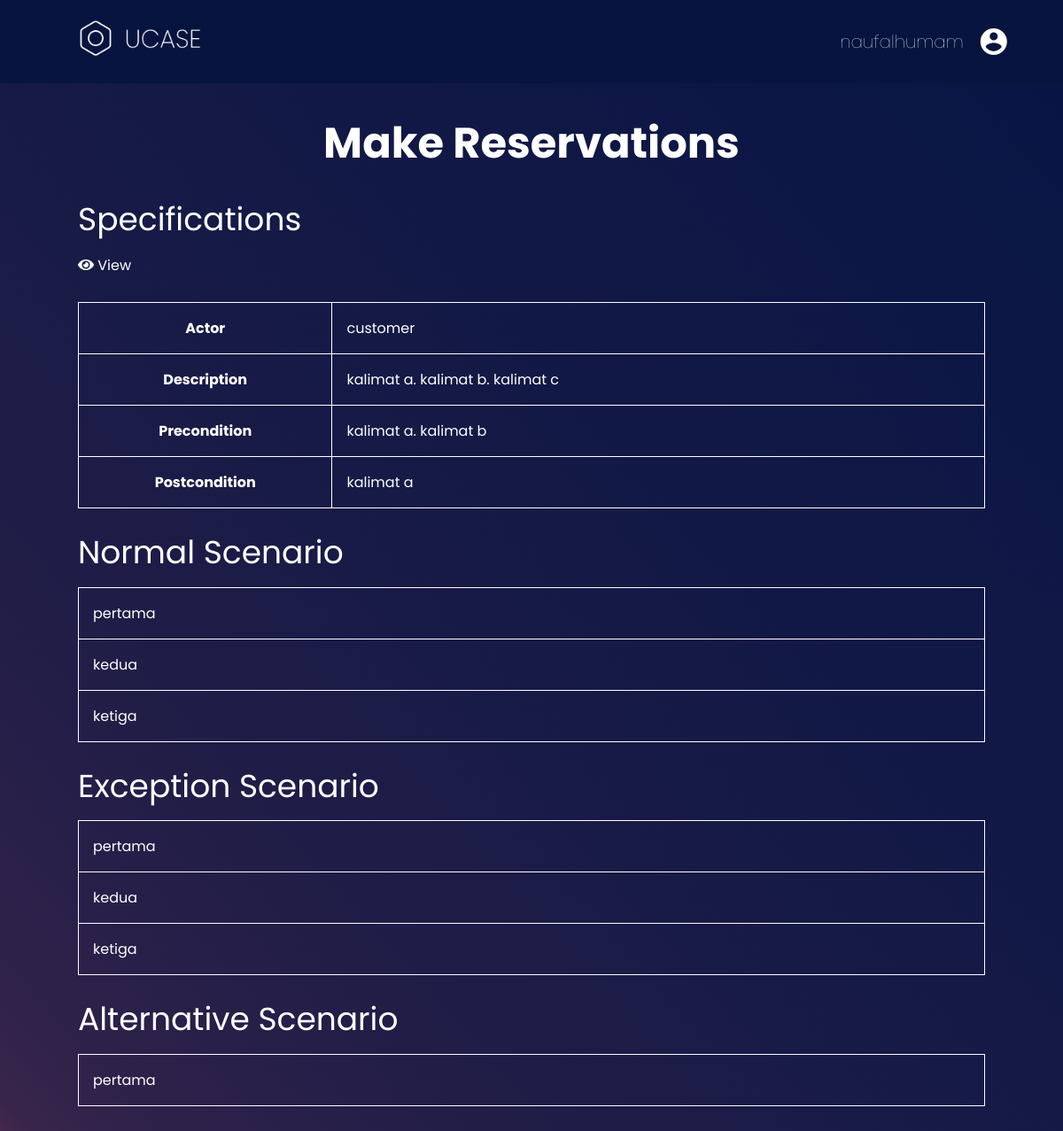
Page /ucase/spec/1 (signed in) on the committed database.
### ucase/models.py (models this page shows, shortened)
class Spec(models.Model):
    deskripsi = models.TextField()
    flow = models.TextField()
    goal = models.TextField()
    awal = models.TextField()
    akhir = models.TextField()
    ucase = models.OneToOneField(Ucase, on_delete=models.CASCADE, null=True)

class Ucase(models.Model):
    use_case = models.CharField(max_length=200)
    aktor = models.ForeignKey(Aktor, on_delete=models.CASCADE, null=True)

class Aktor(models.Model):
    nama_aktor = models.CharField(max_length=1024)
    project = models.ForeignKey(Project, on_delete=models.CASCADE, null=True)

class Skenario(models.Model):
    step = models.TextField()
    spec = models.ForeignKey(Spec, on_delete=models.CASCADE, null=True)
    class Category(models.TextChoices):
        NORMAL = 'N', ('Normal')
        ALT = 'ALT', ('Alternative')
        EXC = 'EXC', ('Exception')
    category = models.CharField(max_length=3,
                                choices = Category.choices,
                                default= Category.NORMAL
    )

### ucase/views.py (the view)
# urls.py: path('spec/<int:pk>', views.specpage, name='spec'),
@login_required(login_url='login')
def specpage (request, pk):
    context = {}
    spec = Spec.objects.get(pk=pk)
    skenarios = spec.skenario_set.all()
    flows = {
        'Normal' : [],
        'Exception' : [],
        'Alternative' : []
    }
    for skenario in skenarios:
        match skenario.category:
            case 'N':
                flows['Normal'].append(skenario.step)
            case 'ALT':
                flows['Alternative'].append(skenario.step)
            case 'EXC':
                flows['Exception'].append(skenario.step)
    context['spec'] = spec
    context['flows'] = flows
    return render(request, 'spec.html', context)

### ucase/templates/spec.html (shortened to what this page needs)
{% extends 'base.html' %} {% load static %}
{% block css %}
  <link rel="stylesheet" href="{% static 'concept1/css/spec.css' %}" />
  <link rel="stylesheet" href="{% static 'css/navbar.css' %}" />
{% endblock %}
{% block content %}
  <h1 class="">{{ spec.ucase.use_case }}</h1>
  <div class="spec">
    <h3 class="">Specifications</h3>
    <table class="">
      <tr>
        <th>Actor</th>
        <td>{{ spec.ucase.aktor.nama_aktor }}</td>
      </tr>
      <tr>
        <th>Description</th>
        <a href="/usecasespectosequence/home/{{ spec.ucase.aktor.project.id }}/usecase/{{ spec.ucase.id }}/form" class="btn btn-warning"><i class="fas fa-eye"></i> View</a>
        <td>
          {% if spec.goal %}
            {{ spec.goal }}
          {% else %}
            -
          {% endif %}
        </td>
      </tr>
      <tr>
        <th>Precondition</th>
        <td>
          {% if spec.awal %}
            {{ spec.awal }}
          {% else %}
            -
          {% endif %}
        </td>
      </tr>
      <tr>
        <th>Postcondition</th>
        <td>
          {% if spec.akhir %}
            {{ spec.akhir }}
          {% else %}
            -
          {% endif %}
        </td>
      </tr>
    </table>
  </div>
  {% for key, val in flows.items %}
    {% if val %}
      <div class="scenario">
        <h3 class="">{{ key }} Scenario</h3>
        <table class="">
          {% for v in val %}
            <tr class="">
              <td>{{ v }}</td>
            </tr>
          {% endfor %}
        </table>
      </div>
    {% endif %}
  {% endfor %}
{% endblock %}

### concept1/templates/base.html (shortened to what this page needs)
{% load static %}
<!DOCTYPE html>
<html lang="en">
  <head>
    <link rel="stylesheet" href="https://cdnjs.cloudflare.com/ajax/libs/font-awesome/5.15.3/css/all.min.css" />
    <link rel="stylesheet" href="{% static 'css/global.css' %}" />
    <link rel="stylesheet" href="{% static 'css/navbar.css' %}" />
    {% block css %}
    {% endblock %}
  </head>
  <body>
    {% if request.user.username %}
      <nav class="navbar" id="navbar">
        <a href="{% url 'home' %}"><img src="{% static 'concept1/Images/logo.png' %}" alt="Logo Ugene" /></a>
        <div class="menu">
          <div class="navbar__item">
            <p>{{ request.user.username }}</p>
            <span class="material-icons md-36">account_circle</span>
          </div>
        </div>
      </nav>
    {% endif %}
    <div class="root">
      {% block content %}
      {% endblock %}
    </div>
  </body>
</html>

### concept1/static/css/global.css (style rules this page uses)
html { min-height: 100%; }
* { margin: 0; padding: 0; -webkit-transition: all ease 0.2s; transition: all ease 0.2s; -webkit-box-sizing: border-box; box-sizing: border-box; color: #ffffff; font-family: "Poppins"; scroll-behavior: smooth; -webkit-transition: all 0.2s ease; transition: all 0.2s ease; }
body { min-height: 100%; background: linear-gradient(to right top, #552e4f, 10%, #071544); background-attachment: fixed; }
.root { display: flex; gap: 2.5rem; flex-direction: column; padding: 2rem 5.5rem 5rem; }
h1 { color: #fff; font-size: 48px; font-style: normal; font-family: "Poppins", sans-serif; font-weight: 700; line-height: normal; letter-spacing: 0; text-transform: none; }
h3 { color: #fff; font-size: 36px; font-style: normal; font-family: "Poppins", sans-serif; font-weight: 400; line-height: 20px; letter-spacing: 0; text-transform: none; }
p { color: #fff; font-size: 16px; font-style: normal; font-family: "Poppins", sans-serif; font-weight: lighter; line-height: 20px; letter-spacing: 0; text-transform: none; }
a { text-decoration: none; font-style: normal; color: #ffffff; }
.material-icons.md-36 { font-size: 36px; }

### concept1/static/css/navbar.css (style rules this page uses)
.navbar { position: sticky; top: 0; z-index: 100; display: flex; justify-content: space-between; align-items: center; background-color: #07143f; padding: 1.4rem 5.5rem; color: #fff; }
.navbar img { width: 140px; }
.navbar__item { display: flex; align-items: center; gap: 1rem; }
.menu { display: flex; flex-direction: column; width: 16%; }
.navbar__item p { font-size: 20px; }

### concept1/static/concept1/css/spec.css (style rules this page uses)
.root { align-items: center; }
.root h1 { text-transform: capitalize; }
.spec, .scenario { display: flex; flex-direction: column; gap: 1.8rem; width: 100%; }
table { width: 100%; border-collapse: collapse; border: 1px solid white; }
th, td { padding: 1rem; border: 1px solid white; }
th { width: 28%; }

### rows in the picture
Spec: ucase.use_case "Make Reservations", ucase.aktor.nama_aktor "customer", goal "kalimat a. kalimat b. kalimat c", awal "kalimat a. kalimat b", akhir "kalimat a"
Skenario: val "pertama"
Skenario: val "kedua"
Skenario: val "ketiga"
Skenario: val "pertama"
Skenario: val "kedua"
Skenario: val "ketiga"
Skenario: val "pertama"

### other values in the picture
{{ request.user.username }} "naufalhumam"
{{ key }} "Normal" "Exception" "Alternative"
